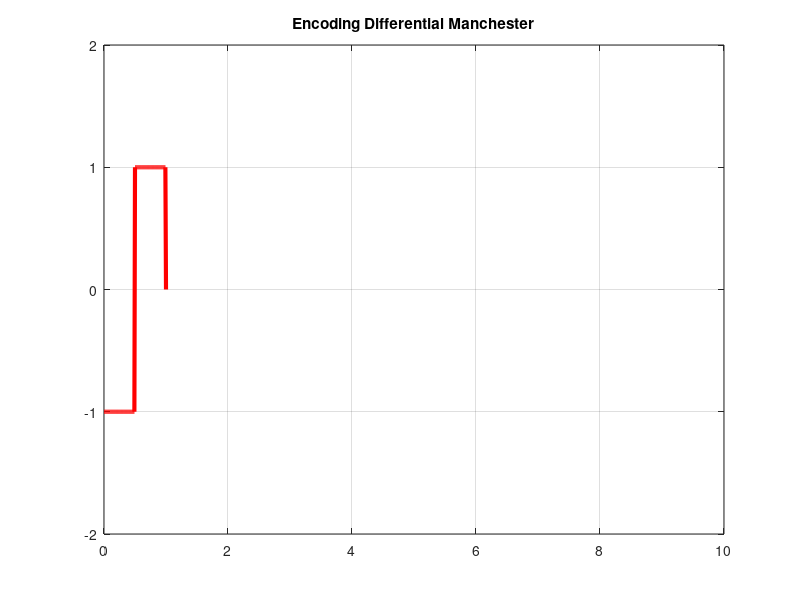

The MATLAB script that drew this image:
%Encoding
clc;
clear;
bits=input("Given an array: ");
n=100;
bitrate=1;
T=length(bits)/bitrate;
N=length(bits)*n;
dt=T/N;
t=0:dt:T;
x=zeros(1,length(t));
k=- 1;
a=0;
b=0;
for i=1:length(bits)
    if bits(i) == 1
        k=k * (-1);
    end 
    x((i-1)*n+1:(i-1)*n+n/2)=k;
    x((i-1)*n+n/2+1:i*n)=-k;
end
plot(t,x,"LineWidth",3,"Color","r");
xlim([0,10]);
ylim([-2,2]);
grid on;
title("Encoding Differential Manchester");

%%Decoding
counter = 0;
lastbit =1;
for i=1:length(t)
    if t(i)>counter
        counter = counter+1;
        if x(i)==lastbit
            result(counter)=1;
            lastbit=lastbit * (-1);
        else
            result(counter)=0;
        end
    end
end
disp("Decoding of Differential Manchester");
disp(result);
        